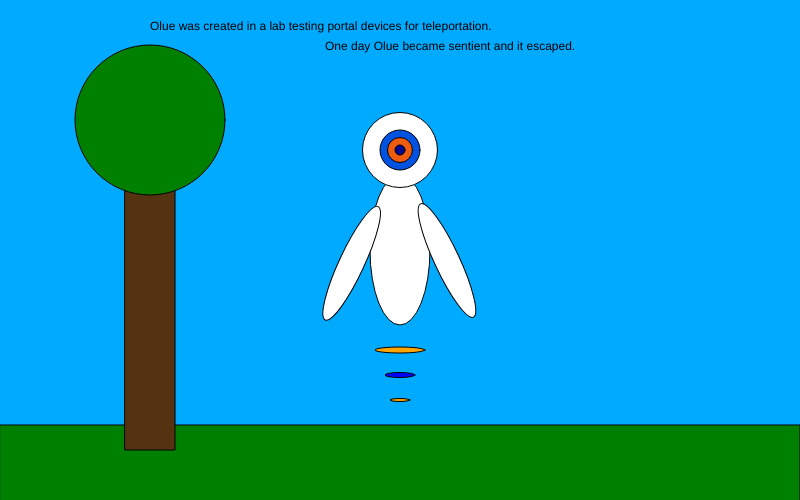
Frame 1 (no input)
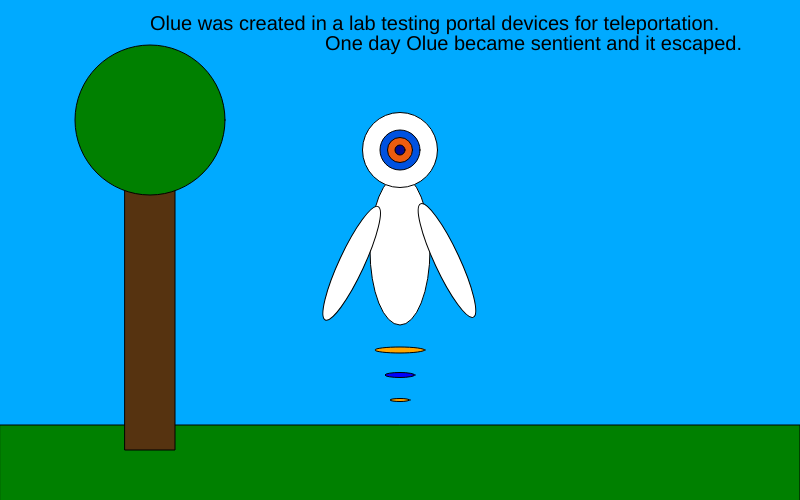
Frame 60 (no input)
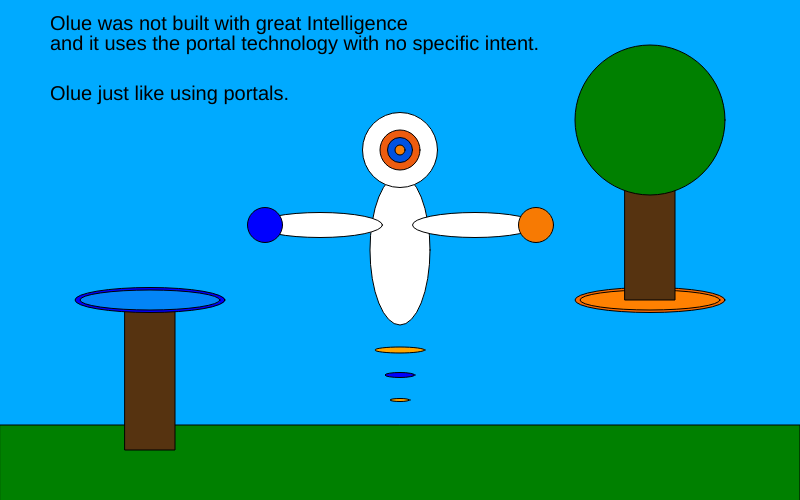
Frame 120 (the mouse pressed at the canvas centre since frame 60)

The p5.js sketch that drew these frames (run headless with seeded random() and noise() and a simulated clock; from frame 60 on, the mouse is pressed at the canvas centre):

// p5.js sketch
// ── sketch.js
function setup() {
  createCanvas(800, 500);

}

function draw() {
  background(0, 170, 255);
  rectMode(CENTER);
  angleMode(DEGREES);

  fill('green');
  rect(400, 575, 800, 300);



  if (mouseIsPressed) {

    fill("black");
    text('Olue was not built with great Intelligence', 50, 30);
    text('and it uses the portal technology with no specific intent. ', 50, 50);
    text('Olue just like using portals.', 50, 100);
    textSize(20);


    //tree trunk 1
    fill(86, 51, 16);
    rect(150, 375, 50, 150);

    //blue portal
    fill('blue');
    ellipse(150, 300, 150, 25);

    fill(3, 133, 247);
    ellipse(150, 300, 140, 20);

    //orange portal
    fill(247, 107, 3);
    ellipse(650, 300, 150, 25);

    fill(255, 129, 2);
    ellipse(650, 300, 140, 20);

    //tree trunk 2
    fill(86, 51, 16);
    rect(650, 225, 50, 150);

    //tree leaves
    fill('green');
    ellipse(650, 120, 150, 150);

    //levitation beams
    fill('orange');
    ellipse(400, 350, 50, 6);
    fill('blue');
    ellipse(400, 375, 30, 5);
    fill('orange');
    ellipse(400, 400, 20, 3);

    //body

    fill('white');
    ellipse(400, 250, 60, 150);

    //head
    ellipse(400, 150, 75, 75);

    fill(237, 92, 15);
    ellipse(400, 150, 40, 40);

    fill(0, 82, 224);
    ellipse(400, 150, 25, 25);

    fill(248, 127, 6);
    ellipse(400, 150, 10, 10);

    //left arm

    fill('white');
    ellipse(475, 225, 125, 25);
    fill(247, 122, 3)
    ellipse(536, 225, 35, 35);

    //right arm

    fill('white');
    ellipse(320, 225, 125, 25);
    fill('blue');
    ellipse(265, 225, 35, 35);

  } else {

    fill("black");
    text('Olue was created in a lab testing portal devices for teleportation.', 150, 30);
    text('One day Olue became sentient and it escaped.', 325, 50);
    textSize(20);

    //tree trunk
    fill(86, 51, 16);
    rect(150, 300, 50, 300);
    //tree leaves
    fill('green');
    ellipse(150, 120, 150, 150);

    //levitation beams
    fill('orange');
    ellipse(400, 350, 50, 6);
    fill('blue');
    ellipse(400, 375, 30, 5);
    fill('orange');
    ellipse(400, 400, 20, 3);

    //body

    fill('white');
    ellipse(400, 250, 60, 150);

    //head
    ellipse(400, 150, 75, 75);

    fill(0, 82, 224);
    ellipse(400, 150, 40, 40);

    fill(237, 92, 15);
    ellipse(400, 150, 25, 25);

    fill(1, 9, 146);
    ellipse(400, 150, 10, 10);

    //left arm
    rotate('25');
    fill('white');
    ellipse(430, 90, 25, 125);

    //right arm
    rotate('-50');
    ellipse(295, 425, 25, 125);

  }
}
